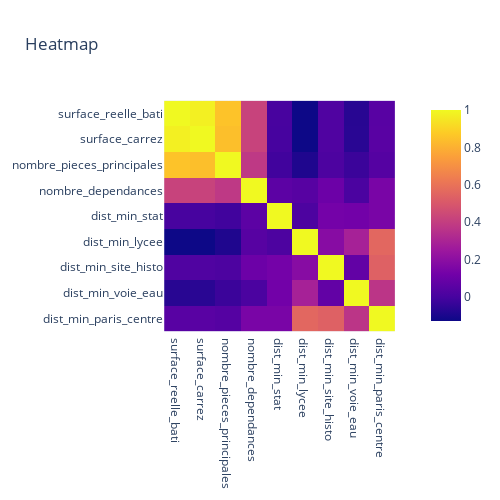

The notebook cell this image was saved under:
### Code cell
import plotly.express as px

dvf_test = dvf_avec_dist_centre.copy()
dvf_test = dvf_test[var_base+var_dist]

fig = px.imshow(dvf_test.corr(), title='Heatmap',  width=500, height=500)
fig.show()

### Figure 1 — Plotly figure (JSON) as saved in the notebook; plotly's stock layout.template omitted (floating-point values rounded to 4 significant figures)
{"data": [{"coloraxis": "coloraxis", "hovertemplate": "x: %{x}<br>y: %{y}<br>color: %{z}<extra></extra>", "name": "0", "type": "heatmap", "x": ["surface_reelle_bati", "surface_carrez", "nombre_pieces_principales", "nombre_dependances", "dist_min_stat", "dist_min_lycee", "dist_min_site_histo", "dist_min_voie_eau", "dist_min_paris_centre"], "xaxis": "x", "y": ["surface_reelle_bati", "surface_carrez", "nombre_pieces_principales", "nombre_dependances", "dist_min_stat", "dist_min_lycee", "dist_min_site_histo", "dist_min_voie_eau", "dist_min_paris_centre"], "yaxis": "y", "z": [[1, 0.9748, 0.8537, 0.4186, 0.0005436, -0.1302, 0.02431, -0.07078, 0.04788], [0.9748, 1, 0.8424, 0.4209, -0.0008773, -0.1299, 0.02297, -0.06788, 0.05028], [0.8537, 0.8424, 1, 0.379, -0.01573, -0.09097, 0.01475, -0.02832, 0.03693], [0.4186, 0.4209, 0.379, 1, 0.05877, 0.04359, 0.1044, 0.008838, 0.1413], [0.0005436, -0.0008773, -0.01573, 0.05877, 1, 0.01529, 0.126, 0.1209, 0.1414], [-0.1302, -0.1299, -0.09097, 0.04359, 0.01529, 1, 0.1831, 0.2841, 0.5557], [0.02431, 0.02297, 0.01475, 0.1044, 0.126, 0.1831, 1, 0.07637, 0.5335], [-0.07078, -0.06788, -0.02832, 0.008838, 0.1209, 0.2841, 0.07637, 1, 0.3649], [0.04788, 0.05028, 0.03693, 0.1413, 0.1414, 0.5557, 0.5335, 0.3649, 1]]}], "layout": {"coloraxis": {"colorscale": [[0, "#0d0887"], [0.1111, "#46039f"], [0.2222, "#7201a8"], [0.3333, "#9c179e"], [0.4444, "#bd3786"], [0.5556, "#d8576b"], [0.6667, "#ed7953"], [0.7778, "#fb9f3a"], [0.8889, "#fdca26"], [1, "#f0f921"]]}, "height": 500, "title": {"text": "Heatmap"}, "width": 500, "xaxis": {"anchor": "y", "autorange": true, "constrain": "domain", "domain": [0.06329, 0.9367], "range": [-0.5, 8.5], "scaleanchor": "y", "type": "category"}, "yaxis": {"anchor": "x", "autorange": true, "constrain": "domain", "domain": [0.002404, 0.9976], "range": [8.5, -0.5], "type": "category"}}}
